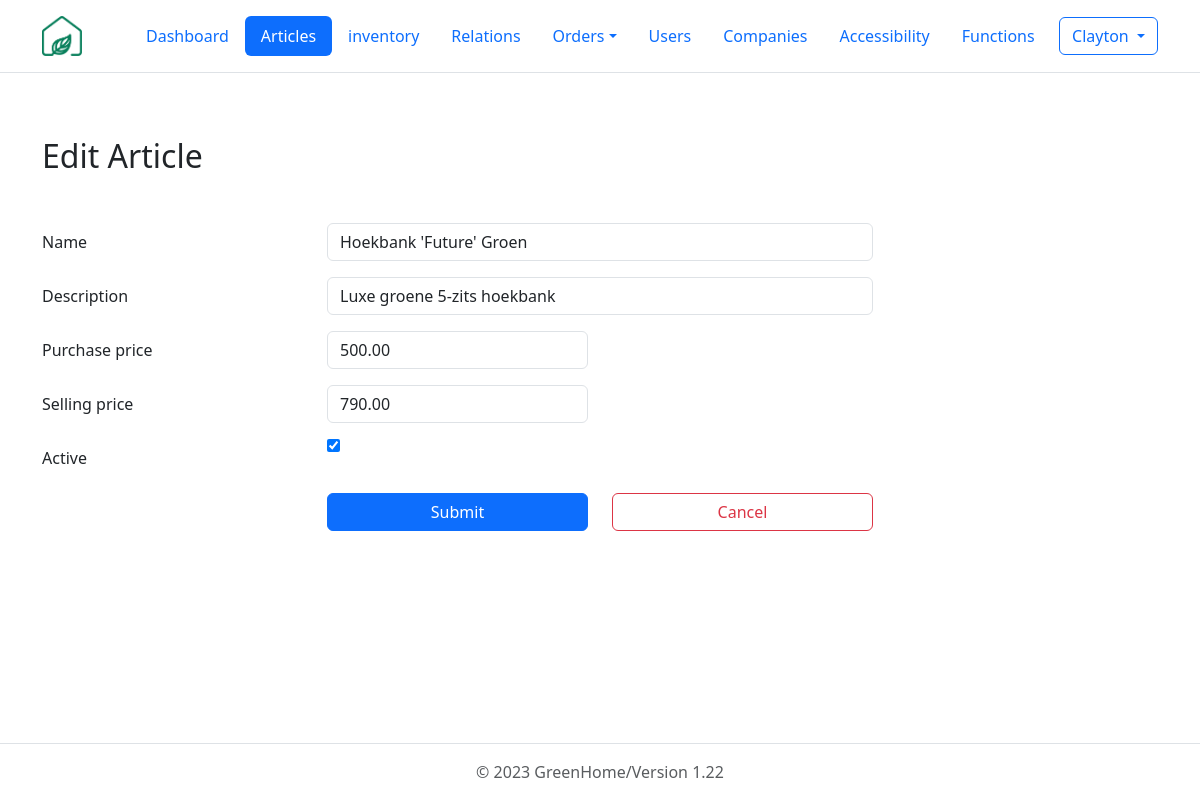
The app's page /php/articles/GUI_articleEditor.php?id=1 (signed in) with its own data.
### tables this page shows
CREATE TABLE articles (
  id int(10) NOT NULL, 
  name varchar(255) NOT NULL, 
  description varchar(1500),  
  purchase_price decimal(10,2), 
  selling_price decimal(10,2), 
  is_active tinyint(1) NOT NULL DEFAULT 1
);

### php/articles/GUI_articleEditor.php (the view, shortened to what this page needs)
<?php
require_once '../include/db_connect.php';
$name = "";
$description = "";
$purchase_price = "";
$selling_price = "";
$is_active = "";
if($_SERVER['REQUEST_METHOD'] == 'GET'){
    $id = $_GET["id"];
    $sql = "SELECT * FROM articles WHERE id=$id";
    $result = $connection->query($sql);
    $row = $result->fetch_assoc();
    $name = $row["name"];
    $description = $row["description"];
    $purchase_price = $row["purchase_price"];
    $selling_price = $row["selling_price"];
    $is_active = $row["is_active"];
}
?>
<html lang="en" class="h-100" data-bs-theme="light">
  <head>
    <link href="https://cdn.jsdelivr.net/npm/bootstrap@5.3.0-alpha1/dist/css/bootstrap.min.css" rel="stylesheet">
  </head>
  <header class="p-3 mb-3 border-bottom">
    <div class="container">
      <div class="d-flex flex-wrap align-items-center justify-content-center justify-content-lg-start">
        <a href="../../dashboard.php" class="d-flex align-items-center mb-2 mb-lg-0 text-dark text-decoration-none me-5">
          <img src="../../images/logo.png" alt="company logo" srcset="" width="40" height="40">
        </a>
        <ul class="nav col-12 col-lg-auto me-lg-auto mb-2 justify-content-center mb-md-0 nav-pills">
          <li class="nav-item"><a href="../../dashboard.php" class="nav-link">Dashboard</a></li>
          <li class="nav-item"><a href="../articles/GUI_articles.php" class="nav-link active" >Articles</a></li>
          <li class="nav-item"><a href="../stock/GUI_stock.php" class="nav-link" >inventory</a></li>
          <li class="nav-item"><a href="../relations/GUI_relations.php" class="nav-link" aria-current="page" >Relations</a></li>
          <li class="nav-item dropdown">
            <a class="nav-link dropdown-toggle" data-bs-toggle="dropdown" href="#" role="button" aria-expanded="false">Orders</a>
          </li>
          <li class="nav-item"><a href="../users/GUI_users.php" class="nav-link" aria-current="page">Users</a></li>
          <li class="nav-item "><a class="nav-link" href="../companies/GUI_companies.php">Companies</a></li>
          <li class="nav-item "><a class="nav-link" href="../accessibilities/GUI_accessibilities.php">Accessibility</a></li>
          <li class="nav-item "><a  href="../functions/GUI_functions.php" class="nav-link">Functions</a></li>
        </ul>
        <?php
          if(isset($_SESSION['user_id'])):?>
            <div class='dropdown text-end'>
              <button class="btn btn-outline-primary dropdown-toggle" type="button" data-bs-toggle="dropdown" aria-expanded="false">
              <?=$_SESSION['user_name']?>
              </button>
            </div>
          <?php else :?>
            <div class='nav-item ml-auto'>
            <a href='../users/GUI_login.php' class='btn btn-outline-primary'>Login</a>
            </div>
          <?php endif;?>
      </div>
    </div>
  </header>
  <body class="d-flex flex-column h-100">
    <div class="container my-5">
      <h2 class="mb-5">Edit Article</h2>
      <form method="POST" action="controller_article.php?action=edit">
        <div class="row mb-3">
          <label class="col-form-label col-sm-3">Name</label>
          <div class="col-sm-6">
            <input type="text" class="form-control" name="name" value="<?php echo $name; ?>">
          </div>
        </div>
        <div class="row mb-3">
          <label class="col-form-label col-sm-3">Description</label>
          <div class="col-sm-6">
            <input type="text" class="form-control" name="description" value="<?php echo $description; ?>">
          </div>
        </div>
        <div class="row mb-3">
          <label class="col-form-label col-sm-3">Purchase price</label>
          <div class="col-sm-3">
            <input type="number" step=".01" class="form-control" name="purchase_price" value="<?php echo $purchase_price; ?>" required>
          </div>
        </div>
        <div class="row mb-3">
          <label class="col-form-label col-sm-3">Selling price</label>
          <div class="col-sm-3">
            <input type="number" step=".01" class="form-control" name="selling_price" value="<?php echo $selling_price; ?>" required>
          </div>
        </div>
        <div class="row mb-3">
          <label class="col-form-label col-sm-3">Active</label>
          <div class="col-sm-6">
            <input type="checkbox" name="is_active" value="1" <?php if($is_active == 1) echo "checked"; ?>>
          </div>
        </div>
        <div class="row mb-3">
          <div class="offset-sm-3 col-sm-3 d-grid">
            <button type="submit" class="btn btn-primary">Submit</button>
          </div>
          <div class="col-sm-3 d-grid">
            <a href="GUI_articles.php" class="btn btn-outline-danger" role="button">Cancel</a>
          </div>
        </div>
      </form>
    </div>
  </body>
  <?php
  require_once '..\include\footer.php'?>
</html>

### records on screen
articles: name "Hoekbank 'Future' Groen", description "Luxe groene 5-zits hoekbank", purchase_price "500.00", selling_price "790.00", is_active "☑"

### other values on screen
$_SESSION['user_name'] "Clayton"
